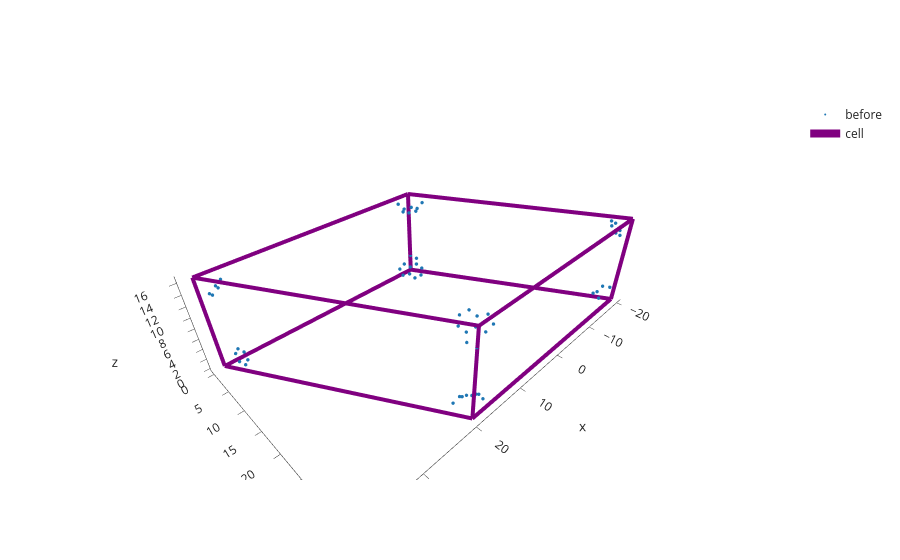

Here is the notebook cell this chart was saved with:
### Markdown cell above
## Case 2: MOlecule is all broken up like this

### Code cell
temp = coords_frac# + ([0.5,0.5,0.5]-np.mean(coords_b_frac, axis=0))
temp = temp - np.floor(temp)
coords_broken= np.dot(cell,temp.T).T

import plotly.graph_objects as go 
before = go.Scatter3d(x=coords_broken[:,0], y=coords_broken[:,1], z=coords_broken[:,2], marker_size=2, mode='markers', name='before')
go.Figure(data=[before, plot_cell(data)]).update_layout(template='simple_white',scene = dict(aspectmode='data')).show()
